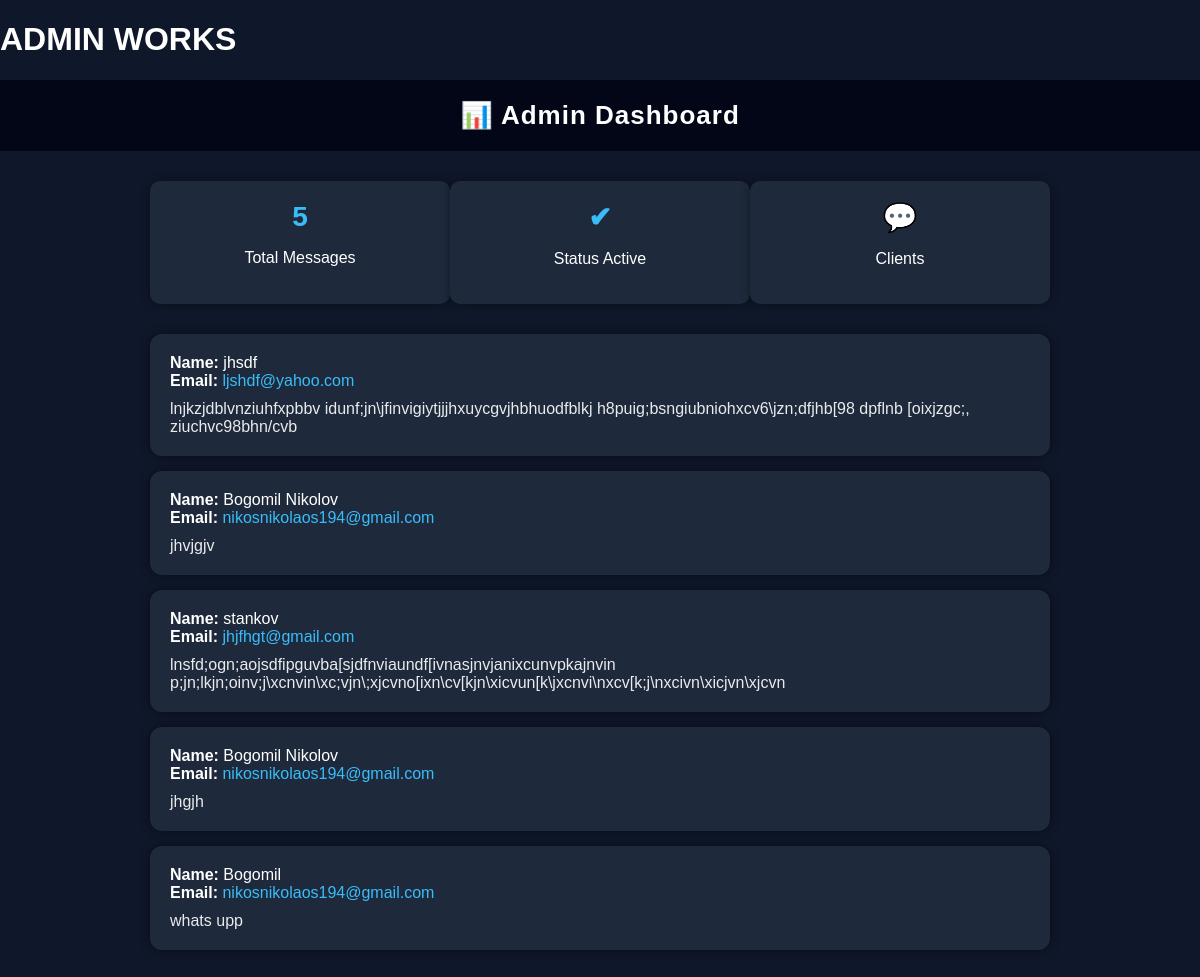
The page /admin on the database its author committed.
### tables this page shows
CREATE TABLE messages (
            id INTEGER PRIMARY KEY AUTOINCREMENT,
            name TEXT,
            email TEXT,
            message TEXT
        );

### app.py (the view)
@app.route('/admin')
def admin():
    conn = sqlite3.connect('database.db')
    cursor = conn.cursor()
    cursor.execute("SELECT * FROM messages ORDER BY id DESC")
    data = cursor.fetchall()
    conn.close()
    return render_template('admin.html', messages=data)

### templates/admin.html (shortened to what this page needs)
<!DOCTYPE html>
<html lang="en">
<head>
</head>
<body>
    <h1>ADMIN WORKS</h1>
<header>
    📊 Admin Dashboard
</header>
<div class="container">
    <div class="stats">
        <div class="stat-box">
            <h2>{{ messages|length }}</h2>
            <p>Total Messages</p>
        </div>
        <div class="stat-box">
            <h2>✔</h2>
            <p>Status Active</p>
        </div>
        <div class="stat-box">
            <h2>💬</h2>
            <p>Clients</p>
        </div>
    </div>
    {% if messages %}
        {% for msg in messages %}
        <div class="card">
            <b>Name:</b> {{ msg[1] }} <br>
            <b>Email:</b> <span class="email">{{ msg[2] }}</span>
            <div class="message">
                {{ msg[3] }}
            </div>
        </div>
        {% endfor %}
    {% else %}
        <div class="empty">
            No messages yet...
        </div>
    {% endif %}
</div>
</body>
</html>

### templates/admin.html (style rules this page uses)
body { margin: 0; font-family: Arial, sans-serif; background: #0f172a; color: white; }
header { background: #020617; padding: 20px; text-align: center; font-size: 26px; font-weight: bold; letter-spacing: 1px; }
.container { padding: 30px; max-width: 900px; margin: auto; }
.stats { display: flex; justify-content: space-between; margin-bottom: 30px; }
.stat-box { background: #1e293b; padding: 20px; border-radius: 10px; width: 30%; text-align: center; box-shadow: 0 0 10px rgba(0,0,0,0.4); }
.stat-box h2 { margin: 0; font-size: 28px; color: #38bdf8; }
.card { background: #1e293b; padding: 20px; margin-bottom: 15px; border-radius: 12px; box-shadow: 0 0 10px rgba(0,0,0,0.5); transition: 0.3s; }
.email { color: #38bdf8; }
.message { margin-top: 10px; opacity: 0.9; }

### rows shown on the page
messages: name "jhsdf", email "ljshdf@yahoo.com", message "lnjkzjdblvnziuhfxpbbv idunf;jn\\jfinvigiytjjjhxuycgvjhbhuodfblkj h8puig;bsngiubniohxcv6\\jzn;dfjhb[98 dpflnb [oixjzgc;, ziuchvc98bhn/cvb"
messages: name "Bogomil Nikolov", email "nikosnikolaos194@gmail.com", message "jhvjgjv"
messages: name "stankov", email "jhjfhgt@gmail.com", message "lnsfd;ogn;aojsdfipguvba[sjdfnviaundf[ivnasjnvjanixcunvpkajnvin p;jn;lkjn;oinv;j\\xcnvin\\xc;vjn\\;xjcvno[ixn\\cv[kjn\\xicvun[k\\jxcnvi\\nxcv[k;j\\nxcivn\\xicjvn\\xjcvn"
messages: name "Bogomil Nikolov", email "nikosnikolaos194@gmail.com", message "jhgjh"
messages: name "Bogomil", email "nikosnikolaos194@gmail.com", message "whats upp"

### other values the page prints
{{ messages|length }} "5"
